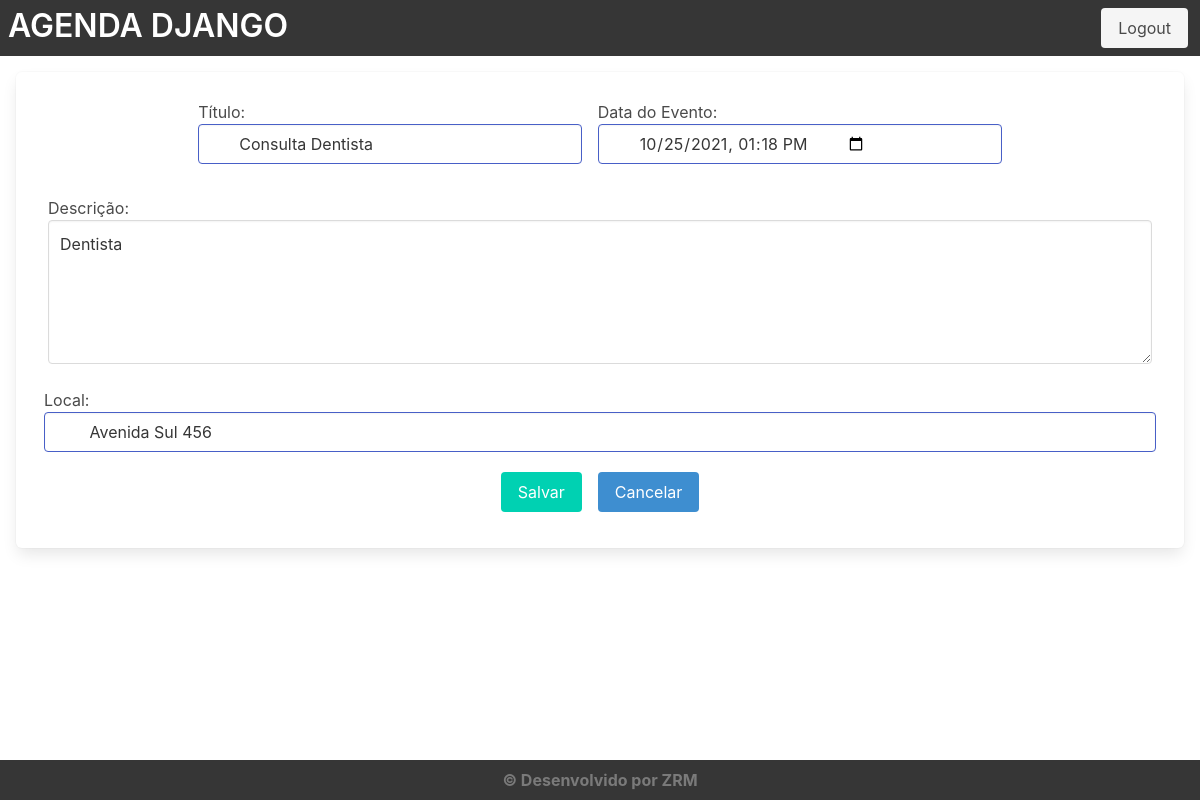
Screenshot of /agenda/evento/?id=1 (signed in) with the database file from the repository.
### core/models.py (models this page shows, shortened)
class Evento(models.Model):
    titulo = models.CharField(max_length=100)
    descricao = models.TextField(blank=True, null=True)
    data_evento = models.DateTimeField(verbose_name='Data do Evento')
    data_criacao = models.DateTimeField(auto_now=True)
    local= models.TextField(blank=True, null=True)
    usuario = models.ForeignKey(User, on_delete=models.CASCADE)
    class Meta:
        db_table = 'evento'
    def get_data_input_evento(self):
        return self.data_evento.strftime('%Y-%m-%dT%H:%M')

### core/views.py (the view)
# urls.py: path('agenda/evento/', views.evento),
@login_required(login_url="/login/")
def evento(request):
    id_evento = request.GET.get('id')
    dados = {}
    if(id_evento):
        dados['evento'] = Evento.objects.get(id=id_evento)
    return render(request, 'evento.html', dados)

### templates/evento.html (shortened to what this page needs)
{% extends "model-page.html" %}
{% block content %}
<form action="submit" method="post">
    <div class="box m-4">
        <div class="is-flex is-justify-content-center">
                <div class="field">
                    <p class="control has-icons-left m-2">
                        <label>Título:</label>
                        <input class="input is-link" type="text" name="titulo" size="23" value="{{ evento.titulo }}">
                    </p>
                </div>
                <div class="field">
                    <p class="control has-icons-left m-2">
                        <label>Data do Evento:</label>
                        <input class="input is-link" type="datetime-local" name="data_evento" value="{{ evento.get_data_input_evento }}">
                    </p>
                </div>
            </div>
                <div class="field">
                    <div class="column is-narrow">
                        <label>Descrição:</label>
                        <textarea class="textarea" name="descricao" rows="5" cols="24">{{ evento.descricao }}</textarea>
                    </div>
                </div>
                <div class="field">
                    <p class="control has-icons-left m-2">
                        <label>Local:</label>
                        <input class="input is-link" type="text" name="local"
                               value="{% if evento.local != None %} {{evento.local}} {% endif %}">
                    </p>
                </div>
                <div class="columns is-mobile is-centered m-2">
                    <button class="button is-primary m-2" type="submit">Salvar</button>
                    <a href="/" class="button is-info m-2">Cancelar</a>
                </div>
        </div>
</form>
{% endblock %}

### static/css/style.css (style rules this page uses)
html, body { background-image: url('/static/img/fundo.jpg'); background-size: cover; min-height: 100vh; display: flex; flex-direction: column; }

### rows the page displays
Evento: titulo "Consulta Dentista", data_evento "10/25/2021 13:18", descricao "Dentista", local "Avenida Sul 456"
